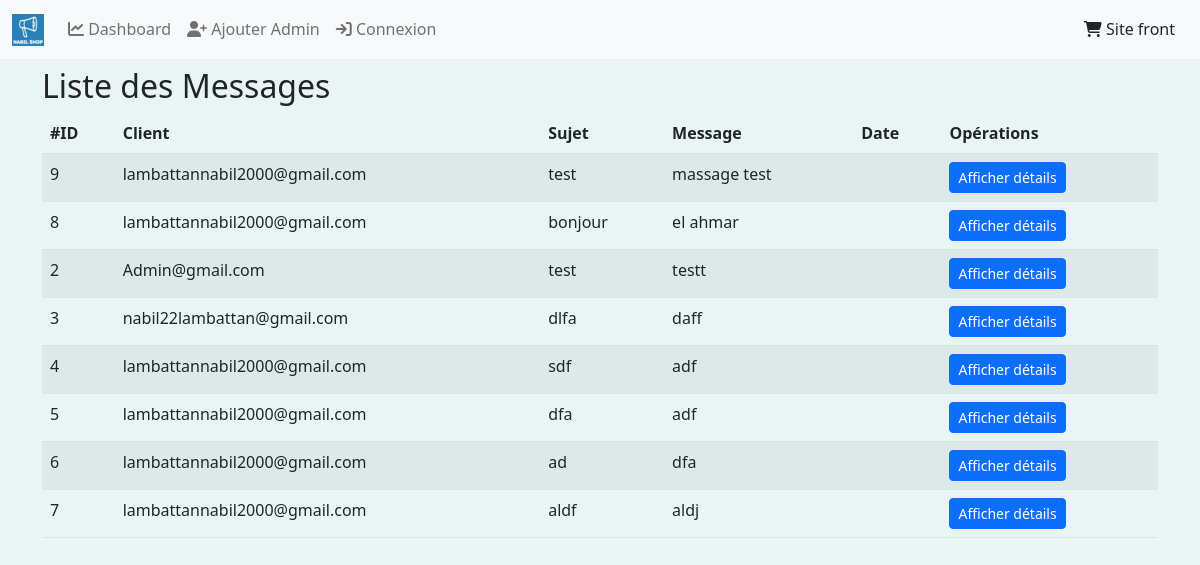
Screenshot of /messagesUser.php with the database file from the repository.
### tables this page shows
CREATE TABLE `contact` (
  `id` int(11) NOT NULL,
  `id_utilisateur` int(11) NOT NULL,
  `sujet` varchar(150) NOT NULL,
  `message` varchar(255) NOT NULL,
  `date_message` datetime NOT NULL DEFAULT current_timestamp()
);

CREATE TABLE `utilisateur` (
  `id` int(11) NOT NULL,
  `login` varchar(100) NOT NULL,
  `password` varchar(100) NOT NULL,
  `date_creation` date NOT NULL,
  `name` varchar(50) NOT NULL,
  `role` varchar(10) NOT NULL,
  `confirmation_token` varchar(255) NOT NULL,
  `confirmed` int(10) NOT NULL DEFAULT 0
);

### messagesUser.php (the view, shortened to what this page needs)
<!doctype html>
<html lang="en">
<head>
    <?php include 'include/head.php' ?>
</head>
<body>
<?php include 'include/nav.php' ?>
<div class="container py-2">
    <h2>Liste des Messages</h2>
    <table class="table table-striped table-hover">
        <thead>
        <tr>
            <th>#ID</th>
            <th>Client</th>
            <th>Sujet</th>
            <th>Message</th>
            <th>Date</th>
            <th>Opérations</th>
        </tr>
        </thead>
        <tbody>
        <?php
        require_once 'include/database.php';
        $messages = $pdo->query('SELECT contact.*,utilisateur.login as "login" FROM contact INNER JOIN utilisateur ON contact.id_utilisateur = utilisateur.id ORDER BY contact.date_message DESC')->fetchAll(PDO::FETCH_ASSOC);
        foreach ($messages as $message) {
            ?>
            <tr>
                <td><?php echo $message['id'] ?></td>
                <td><?php echo $message['login'] ?></td>
                <td><?php echo $message['sujet'] ?></td>
                <td><?php echo $message['message'] ?></td>
                <td><?php echo $message['date_creation'] ?></td>
                <td><a class="btn btn-primary btn-sm" href="message.php?id=<?php echo $message['id']?>">Afficher détails</a></td>
            </tr>
            <?php
        }
        ?>
        </tbody>
    </table>
</div>
</body>
</html>

### assets/css/registrementUser.css (style rules this page uses)
body { background-color: #e9f5f5; }

### assets/css/connexionUser.css (style rules this page uses)
body { background-color: #e9f5f5; }

### rows the page displays
contact: id "9", id_utilisateur.login "lambattannabil2000@gmail.com", sujet "test", message "massage test"
contact: id "8", id_utilisateur.login "lambattannabil2000@gmail.com", sujet "bonjour", message "el ahmar"
contact: id "2", id_utilisateur.login "Admin@gmail.com", sujet "test", message "testt"
contact: id "3", id_utilisateur.login "nabil22lambattan@gmail.com", sujet "dlfa", message "daff"
contact: id "4", id_utilisateur.login "lambattannabil2000@gmail.com", sujet "sdf", message "adf"
contact: id "5", id_utilisateur.login "lambattannabil2000@gmail.com", sujet "dfa", message "adf"
contact: id "6", id_utilisateur.login "lambattannabil2000@gmail.com", sujet "ad", message "dfa"
contact: id "7", id_utilisateur.login "lambattannabil2000@gmail.com", sujet "aldf", message "aldj"
